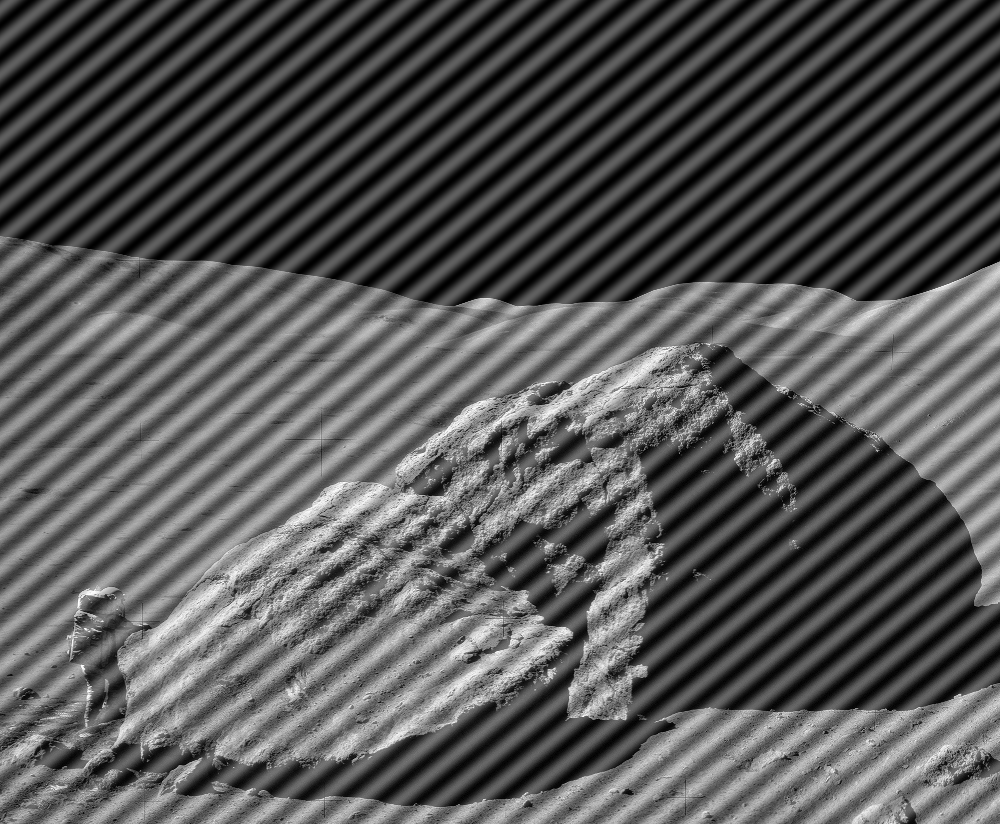
#> input picture DIP HW4_2/astronaut-interference.tif, 1000 x 824 px
$ python hw1.py
#> lines starting #> are read from the running program, lines starting #| are printed output that depends on the picture
import cv2
import matplotlib.pyplot as plt
import numpy as np

# Read the image
image = cv2.imread('astronaut-interference.tif', cv2.IMREAD_GRAYSCALE)
#> image is the input picture: shape (824, 1000); min 0, max 255, mean 86.7

# Perform Fourier transform to convert the image to the frequency domain
f_transform = np.fft.fft2(image)
f_transform_shifted = np.fft.fftshift(f_transform)
magnitude_spectrum = np.log(np.abs(f_transform_shifted) + 1)
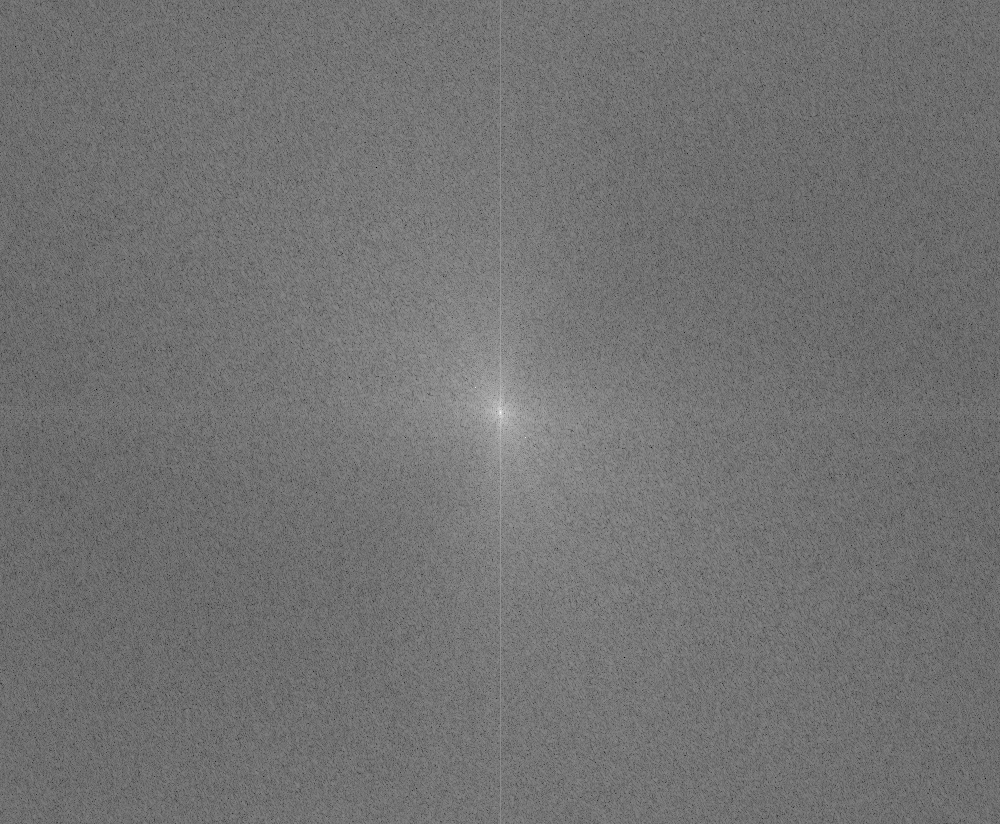
#> magnitude_spectrum: shape (824, 1000) float64; min 1.49, max 18.08, mean 8.94; drawn with min black and max white

# Set filter parameters
rows, cols = image.shape
#> rows = 824; cols = 1000
crow, ccol = rows // 2, cols // 2
#> crow = 412; ccol = 500
D0 = 35  # Cutoff frequency for the notch filter
W = 11   # Width of the filter

# Create a 2D filter to remove specific frequencies
notch_filter = np.ones((rows, cols), np.uint8)

# Set filter to zero in the frequency domain for specific frequency regions
notch_filter[crow-D0-W:crow-D0+W, ccol-D0-W:ccol-D0+W] = 0
notch_filter[crow+D0-W:crow+D0+W, ccol+D0-W:ccol+D0+W] = 0

# Apply the filter in the frequency domain
filtered_f_transform_shifted = f_transform_shifted * notch_filter

# Inverse Fourier transform back to the spatial domain
filtered_image = np.fft.ifftshift(filtered_f_transform_shifted)
filtered_image = np.fft.ifft2(filtered_image)
filtered_image = np.abs(filtered_image).astype(np.uint8)
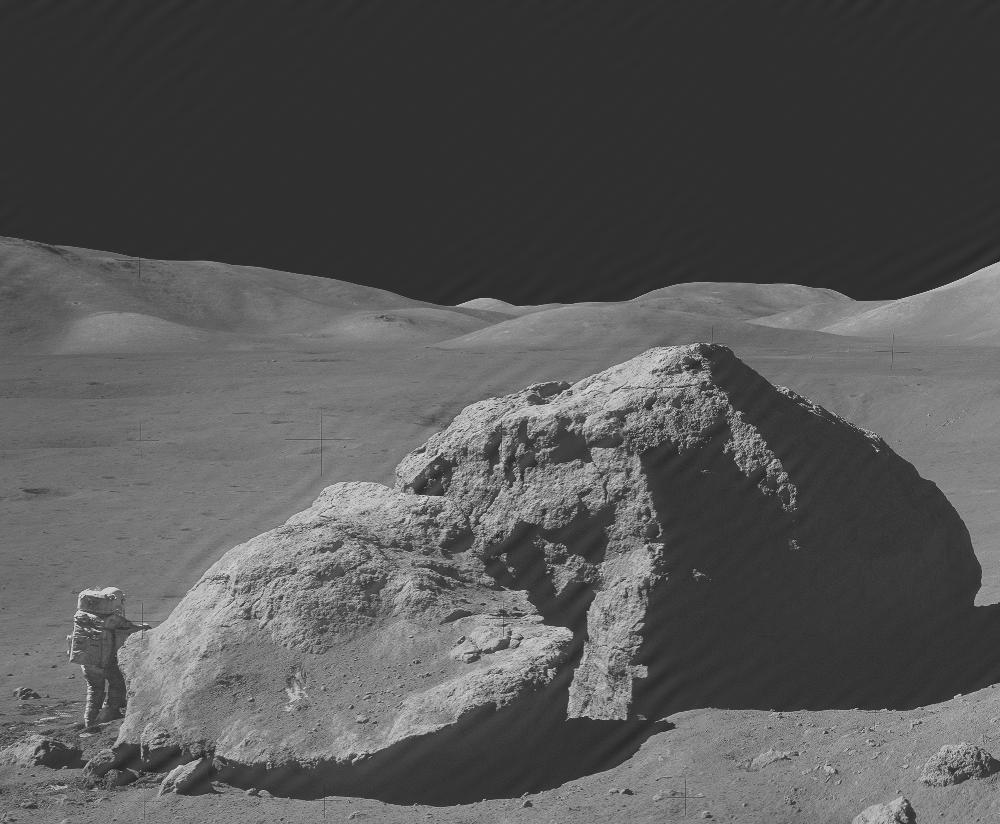
#> filtered_image: shape (824, 1000); min 34, max 221, mean 86.2

# Calculate the magnitude spectrum of the filtered image
filtered_magnitude_spectrum = np.log(np.abs(filtered_f_transform_shifted) + 1)

# Display the original image and the processed results
plt.figure(figsize=(18, 8))
plt.subplot(1, 2, 1)
plt.title("Original Image")
plt.imshow(image, cmap='gray')

# Display the filtered image
plt.subplot(1, 2, 2)
plt.title("Filtered Image (Notch Filter)")
plt.imshow(filtered_image, cmap='gray')

plt.show()
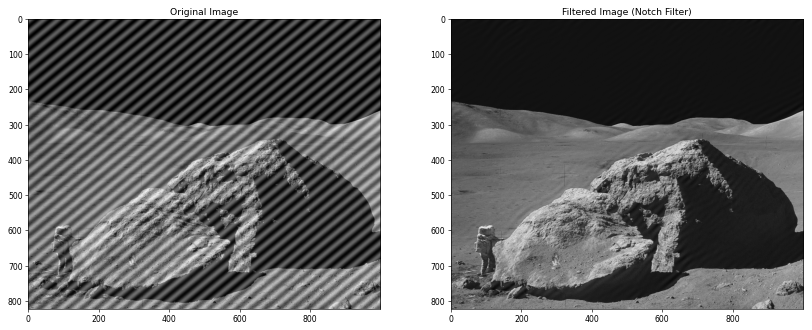
#> figure drawn by matplotlib, 2 panels

$ run again, with DIP HW4_2/car-moire-pattern.tif copied over DIP HW4_2/astronaut-interference.tif
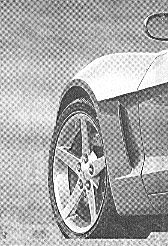
#> input picture DIP HW4_2/car-moire-pattern.tif, 168 x 246 px
#> image is the input picture: shape (246, 168); min 0, max 255, mean 169.7
#> `filtered_magnitude_spectrum = np.log(np.abs(filtered_f_transform_shift..`:
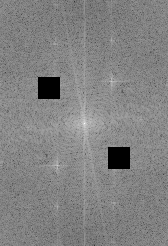
#> filtered_magnitude_spectrum: shape (246, 168) float64; min 0, max 15.76, mean 8.07; drawn with min black and max white
#> `plt.show()`:
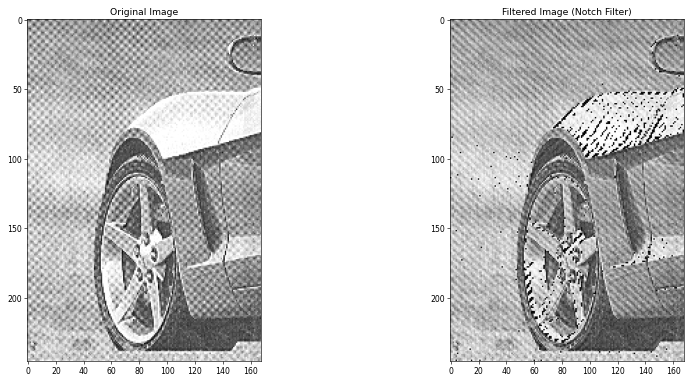
#> figure drawn by matplotlib, 2 panels
